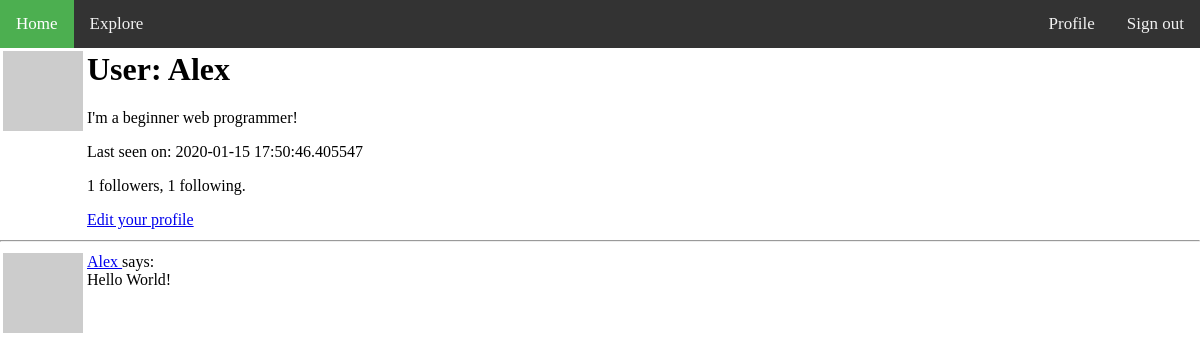
The app's page /user/Alex (signed in), older data.
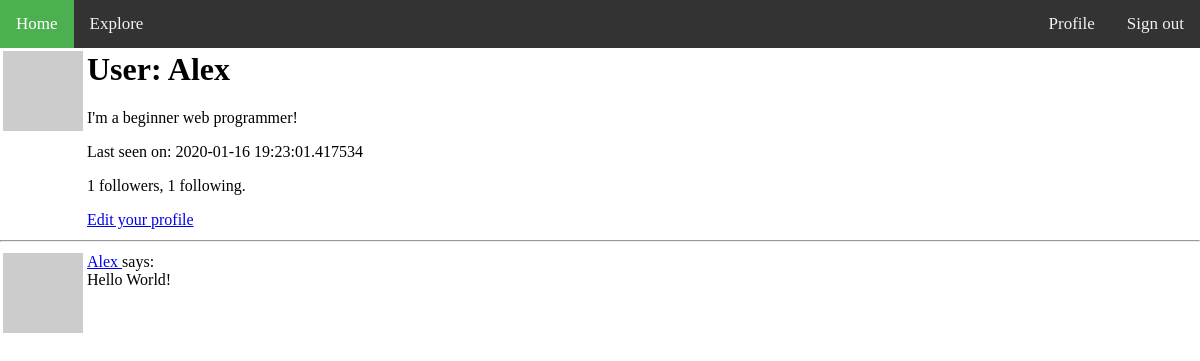
The same page, newer data.
### app/models.py (models this page shows, shortened)
class User(UserMixin ,db.Model):
    id = db.Column(db.Integer, primary_key=True)
    username = db.Column(db.String(64), index=True, unique=True)
    email = db.Column(db.String(128), index=True, unique=True)
    password_hash = db.Column(db.String(128))
    posts = db.relationship('Post', backref='author', lazy='dynamic')
    about_me = db.Column(db.String(256))
    last_seen = db.Column(db.DateTime, default=datetime.utcnow)
    followed = db.relationship(
        'User', secondary=followers,
        primaryjoin=(followers.c.follower_id==id),
        secondaryjoin=(followers.c.followed_id==id),
        backref=db.backref('followers', lazy='dynamic'), lazy='dynamic'
    )
    def avatar(self, size):
        digest = md5(self.email.lower().encode('utf-8')).hexdigest()
        return 'https://www.gravatar.com/avatar/{}?d=identicon&s={}'.format(
            digest, size)

class Post(db.Model):
    id = db.Column(db.Integer, primary_key=True)
    body = db.Column(db.String(256))
    timestamp = db.Column(db.DateTime, index=True, default=datetime.utcnow)
    user_id = db.Column(db.Integer, db.ForeignKey('user.id'))

### app/routes.py (the view)
@app.route('/user/<username>')
@login_required
def user(username):
    user = User.query.filter_by(username=username).first_or_404()
    page = request.args.get('page', 1, type=int)
    posts = user.posts.order_by(Post.timestamp.desc()).paginate(
        page, app.config['POSTS_PER_PAGE'], False)
    next_url = url_for('user', username=user.username, page=posts.next_num) \
        if posts.has_next else None
    prev_url = url_for('user', username=user.username, page=posts.prev_num) \
        if posts.has_prev else None
    return render_template('user.html', user=user, posts=posts.items,
                            next_url=next_url, prev_url=prev_url)

### app/models.py (called while the page is built)
@login.user_loader
def load_user(id):
    return User.query.get(int(id))

### app/routes.py (called while the page is built)
@app.before_request
def before_request():
    if current_user.is_authenticated:
        current_user.last_seen = datetime.utcnow()
        db.session.commit()

### app/templates/user.html (shortened to what this page needs)
{% extends 'base.html' %}
{% block content %}
    <table>
        <tr valign="top">
            <td><img src="{{ user.avatar(128) }}"></td>
            <td>
                <h1>User: {{ user.username }}</h1>
                {% if user.about_me  %}<p>{{ user.about_me }}</p>{% endif %}
                {% if user.last_seen  %}<p>Last seen on: {{ user.last_seen }}</p>{% endif %}
                <p>{{ user.followers.count() }} followers, {{ user.followed.count() }} following.</p>
                {% if user == current_user %}
                    <p><a href="{{ url_for('edit_profile') }}">Edit your profile</a></p>
                {% elif not current_user.is_following(user) %}
                    <p><a href="{{ url_for('follow', username=user.username) }}">Follow</a></p>
                {% else %}
                    <p><a href="{{ url_for('unfollow', username=user.username) }}">Unfollow</a></p>
                {% endif %}
            </td>
        </tr>
    </table>
    <hr>
    {% for post in posts %}
        {% include '_post.html' %}
    {% endfor %}
{% endblock  %}

### app/templates/base.html (shortened to what this page needs)
<html>
    <head>
        <link rel="stylesheet" href="{{url_for('static', filename='css/style.css') }}">
    </head>
    <body>
    <div class='topnav'>
        <a class='active' href={{ url_for('blog') }}>Home</a>
        <a href={{ url_for('explore') }}>Explore</a>
        <div class="topnav-right">
            {% if current_user.is_anonymous %}
            <a href={{ url_for("login") }}>Sign In</a>
            {% else %}
            <a href={{ url_for("user", username=current_user.username) }}>Profile</a>
            <a href={{ url_for("logout") }}>Sign out</a>
            {% endif %}
        </div>
    </div>
    {% block content %}
    {% endblock %}
    </body>
</html>

### app/templates/_post.html
<table>
    <tr valign="top">
        <td><img src="{{ post.author.avatar(36) }}"></td>
        <td>
            <a href="{{url_for('user', username=post.author.username) }}">
                {{ post.author.username }}
            </a>
            says: <br>{{ post.body }}
        </td>
    </tr>
</table>

### app/static/css/style.css (style rules this page uses)
body, html { height: 100%; margin: 0; }
.topnav { background-color: #333; overflow: hidden; }
.topnav a { float: left; color: #f2f2f2; text-align: center; padding: 14px 16px; text-decoration: none; font-size: 17px; }
.topnav a.active { background-color: #4CAF50; color: white; }
.topnav-right { float: right; }

Row changes from the older to the newer data that the page shows:
changed User "Alex": last_seen "2020-01-15 17:50:46.405547" → "2020-01-16 19:23:01.417534"
